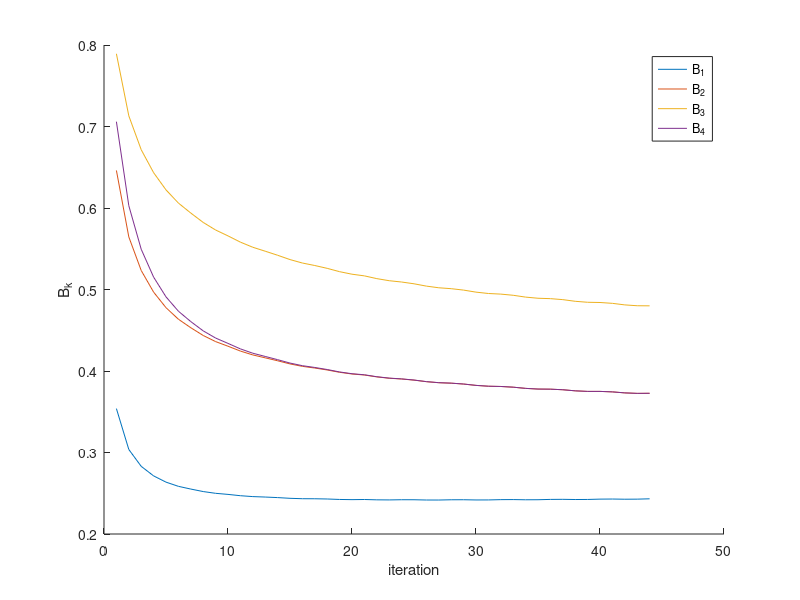

This chart was generated by the following MATLAB code:
clc

function B = iterate_fixed_point(C, rho)
  C_factorial = arrayfun(@factorial, C);

  b = [1 0 0 0;
       1 1 0 0;
       1 1 1 0;
       1 0 1 1];
  
  B_prime = [0; 0; 0; 0];
  B =  [0; 0; 0; 0];
  
  epsilon = 0.001; # for convergence
  difference = epsilon + 1;
  while difference > epsilon
    sigma = b.' * (rho .* (1 - B)) ./ (1 - B_prime);

    sigma_sum = [1; 1; 1; 1]; # first term is always 1
    for l = 1:4
      denom = 1;
      for i = 1:C(l)
        denom = denom * i;
        sigma_sum(l) = sigma_sum(l) + (sigma(l)^i / denom);
      end
    end

    B_prime = sigma .^ C ./ C_factorial ./ sigma_sum;

    B_old = B;

    B(1) = B_prime(1);
    B(2) = 1 - (1 - B_prime(1)) * (1 - B_prime(2));
    B(3) = 1 - (1 - B_prime(1)) * (1 - B_prime(2)) * (1 - B_prime(3));
    B(4) = 1 - (1 - B_prime(1)) * (1 - B_prime(3)) * (1 - B_prime(4));

    difference = max(abs(B - B_old));
  end
end

rho = [2.0; 0.8; 0.8; 0.8];
C = [3; 1; 1; 1];

iterate_fixed_point(C, rho)

N = 50;
B = zeros(N, 4);
for n = 1:N
  rho1 = n .* rho;
  C1 = n .* C;

  B(n, :) = iterate_fixed_point(C1, rho1);
end

hold all
plot(1:N, B)
legend('B_1', 'B_2', 'B_3', 'B_4')
xlabel('iteration')
ylabel('B_k')